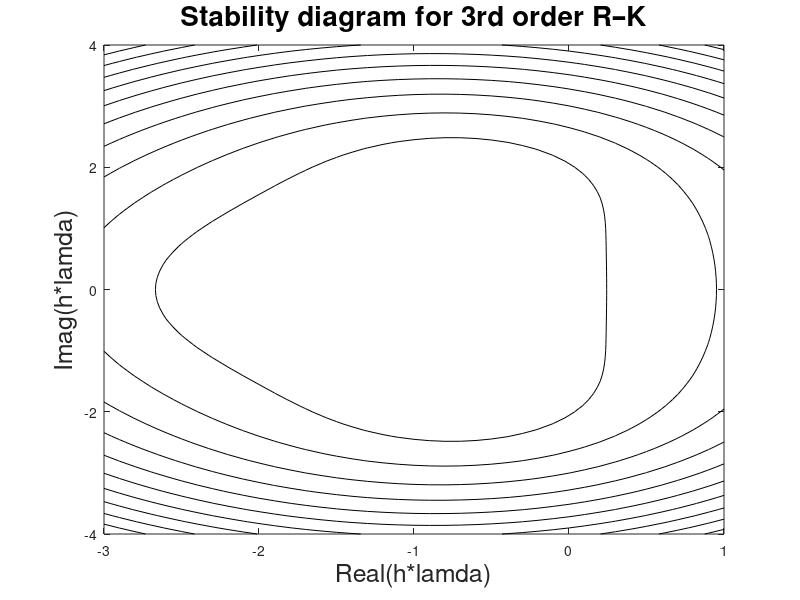

MATLAB code to generate this figure: (Note: this script raises an error after producing the figure.)
clear;
x = -3:0.1:1;
y = -4:0.1:4;
[x,y] = meshgrid(x,y);
z = x + j*y;
R = 1 + z + 0.5*z.^2 + (1/6)*z.^3;
contour(x,y,abs(R),[1,1],'k',LineWidth=2)
title('Stability diagram for 3rd order R–K','FontSize',20);
xlabel('Real(h*lamda)','FontSize',18)
ylabel('Imag(h*lamda)','FontSize',18)
ax = gca;
ax.FontSize = 15;




